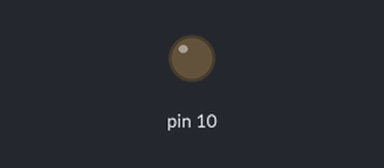
A sketch run on a simulated Arduino Uno, built with avr-gcc and run on an emulated ATmega328P. Shown: output pins drawn as LEDs (lit = HIGH).

Above: at 0.05 s.
At 5.05 s:
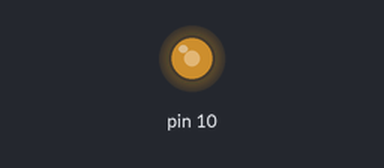
At 7.55 s:
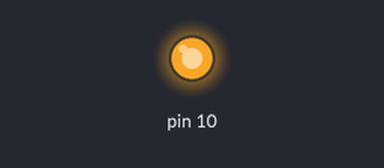
At 10.1 s:
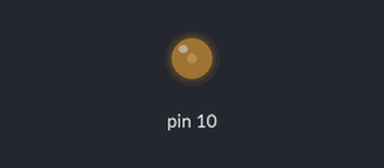
Timing chart, 0 to 19.4 s (numbered marks = the images above):
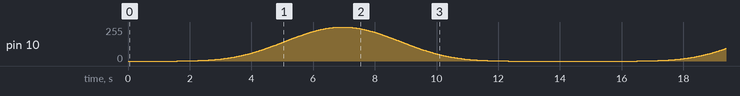

The sketch:

arduino-breathelight.ino
```cpp
// rampTime is the length of one cycle in milliseconds
int rampTime = 14000;
// cycleDelay is the length of the delay at the end of the dim cycle
int cycleDelay=1000;
// this variable contains the current position in the cycle (in degrees)
float curPos = 0;
// frameRate is the number of times per second that the LED brightness will change -
float frameRate=60;
// this calculates the number of steps per cycle
float numOfSteps=rampTime/1000*frameRate;
// this calculates the delay time between steps
float delayAmt = 1000/frameRate;
// this is the maximum brightness multiplier (range 0 to 1)
float maxBrightness = 1;
// Set 'TOP' for PWM resolution.  Assumes 16 MHz clock.
// un-comment one of the choices
const unsigned int TOP = 0xFFFF; // 16-bit resolution.   244 Hz PWM
// const unsigned int TOP = 0x7FFF; // 15-bit resolution.   488 Hz PWM
// const unsigned int TOP = 0x3FFF; // 14-bit resolution.   976 Hz PWM
// const unsigned int TOP = 0x1FFF; // 13-bit resolution.  1953 Hz PWM
// const unsigned int TOP = 0x0FFF; // 12-bit resolution.  3906 Hz PWM
// const unsigned int TOP = 0x07FF; // 11-bit resolution.  7812 Hz PWM
//  const unsigned int TOP = 0x03FF; // 10-bit resolution. 15624 Hz PWM

float degToRad(float degree)
{
  return degree * (M_PI / 180.0);
}

void PWM16Begin()
{
  // Stop Timer/Counter1
  TCCR1A = 0; // Timer/Counter1 Control Register A
  TCCR1B = 0; // Timer/Counter1 Control Register B
  TIMSK1 = 0; // Timer/Counter1 Interrupt Mask Register
  TIFR1 = 0;  // Timer/Counter1 Interrupt Flag Register
  ICR1 = TOP;
  OCR1A = 0; // Default to 0% PWM
  OCR1B = 0; // Default to 0% PWM

  // Set clock prescale to 1 for maximum PWM frequency
  TCCR1B |= (1 << CS10);

  // Set to Timer/Counter1 to Waveform Generation Mode 14: Fast PWM with TOP set by ICR1
  TCCR1A |= (1 << WGM11);
  TCCR1B |= (1 << WGM13) | (1 << WGM12);
}

void PWM16EnableA()
{
  // Enable Fast PWM on Pin 9: Set OC1A at BOTTOM and clear OC1A on OCR1A compare
  TCCR1A |= (1 << COM1A1);
  pinMode(9, OUTPUT);
}

void PWM16EnableB()
{
  // Enable Fast PWM on Pin 10: Set OC1B at BOTTOM and clear OC1B on OCR1B compare
  TCCR1A |= (1 << COM1B1);
  pinMode(10, OUTPUT);
}

inline void PWM16A(unsigned int PWMValue)
{
  OCR1A = constrain(PWMValue, 0, TOP);
}

inline void PWM16B(unsigned int PWMValue)
{
  OCR1B = constrain(PWMValue, 0, TOP);
}

void setup()
{
  Serial.begin(9600);
  PWM16Begin();

  // On the Arduino UNO T1A is Pin 9 and T1B is Pin 10

  //  PWM16A(0);  // Set initial PWM value for Pin 9
  //  PWM16EnableA();  // Turn PWM on for Pin 9

  PWM16B(0);      // Set initial PWM value for Pin 10
  PWM16EnableB(); // Turn PWM on for Pin 10
}
// this function takes a radian value and maps it to a cosine curve for a fade on-off effect.
double curveVal(float value)
{

  double normalizedCos = (-cos(value) + 1) / 2;
  double powerCos = pow(normalizedCos, 3) * .9999 + .0001;
  // Serial.println(powerCos);
  double retVal= powerCos*65535;
  // Serial.println(retVal);
  // Serial.println("");
  return retVal;
}

void loop()
{

  float normalizedDeg=curPos/numOfSteps*360;
  // Serial.println(curPos);
  // Serial.println(numOfSteps);
  float curRad = degToRad(normalizedDeg);
  // Serial.println(curveVal(curRad));
  PWM16B(curveVal(curRad));
  delay(delayAmt);
  curPos = curPos + 1;
  if (curPos > numOfSteps)
  {
    curPos = 0;
    delay(cycleDelay);
  }
}
```
